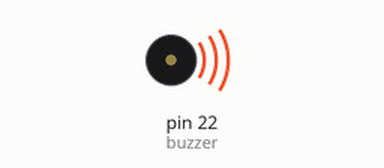
A sketch run on a simulated Arduino Mega 2560, built with avr-gcc and run on an emulated ATmega2560. Parts: buzzer (waves = sounding).

Above: at 0.3 s.
Timing chart, 0 to 3.0 s (numbered marks = the images above):
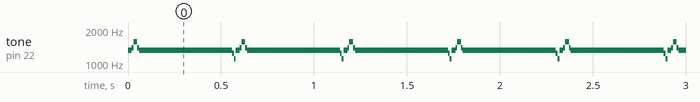

The sketch:

Ex24.ino
```cpp
/* Programa: Teste de Buzzer
 * Arduino : Mega
 * Autor   : Rahul M. Juliato
 * Data    : 26/09/2019
 */

#define buzzer 22

void setup(){

  pinMode(buzzer, OUTPUT);

}

void loop(){

  tone(buzzer, 659*2, 500);
  delay(10);
  noTone(buzzer);
  tone(buzzer, 659*2, 500);
  delay(10);
  noTone(buzzer);
  tone(buzzer, 698*2, 500);
  delay(10);
  noTone(buzzer);
  tone(buzzer, 783*2, 500);
  delay(10);
  noTone(buzzer);
  tone(buzzer, 783*2, 500);
  delay(10);
  noTone(buzzer);
  tone(buzzer, 698*2, 500);
  delay(10);
  noTone(buzzer);
  tone(buzzer, 659*2, 500);
  delay(500);
  noTone(buzzer);
  tone(buzzer, 622*2, 500);
  delay(10);
  noTone(buzzer);
  tone(buzzer, 554*2, 500);
  delay(10);
  noTone(buzzer);

}
```

Measured:
- by itself, tone on pin 22 (buzzer): repeats every 0.58 s: 1396 Hz 0.01 s, 1566 Hz 0.02 s, 1396 Hz 0.01 s, 1318 Hz 0.50 s, 1244 Hz 0.01 s, 1108 Hz 0.01 s, 1318 Hz 0.02 s
